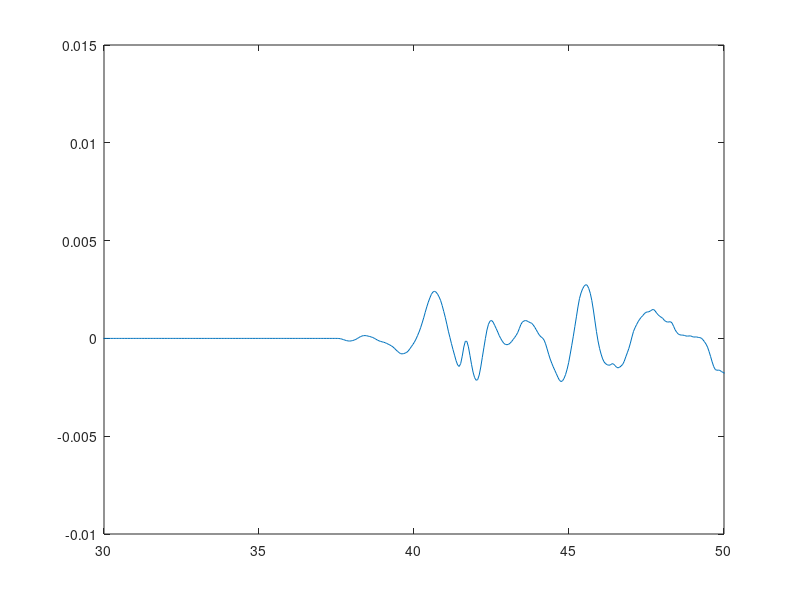

Reproduce this figure in MATLAB.
clear all;
close all;
load data-NE208_0DISP.mat
t = linspace(1,str2num(npts)*str2num(delta),str2num(npts));
plot(t,data);
xlim([30,50])